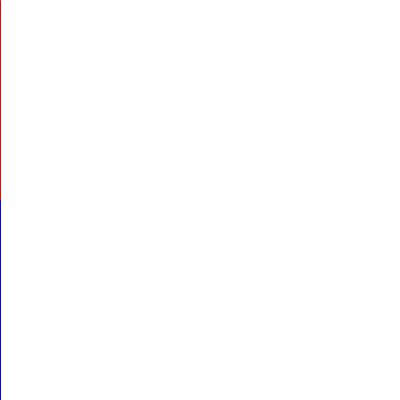
Frame 1 (no input)
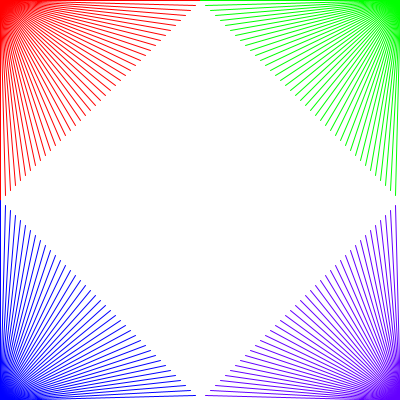
Frame 60 (the mouse pressed at the canvas centre just before this capture)
Frame 120 (the mouse held since frame 60 and released just before this capture): identical to frame 60, image omitted

The Processing sketch that drew these frames (run headless with seeded random() and noise(); from frame 60 on, the mouse is pressed at the canvas centre):

// Processing sketch: processing_169215
// ── processing_169215.pde


float a=0;

void setup() {
  background(255);
  size(400, 400);
}

void draw() {

  //left-up
  stroke(255,0,0);
  line(0, 0, a, 200-a);
  //right-up
  stroke(0,255,0);
  line(400, 0, 400-a, 200-a);
  //left-bottom
  stroke(0,0,255);
  line(0, 400, a, 200+a);
  //right-bottom
  stroke(100,0,255);
  line(400, 400, 400-a, 200+a);
  a = a+5;
  println(a);
}
